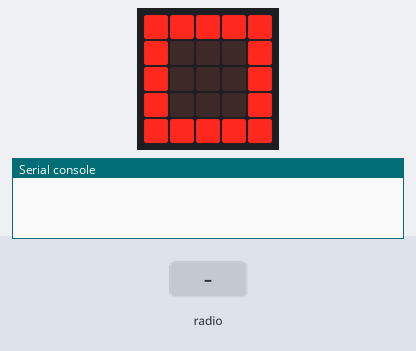
Recording of a program running on a simulated BBC micro:bit (MakeCode). Shown: the board's 5×5 LED display, the last lines printed to the serial console. The test bench sets the inputs (shaded band).

Above: at 1.8 s.
1.9 s: radio message "ok" arrives
At 2.6 s:
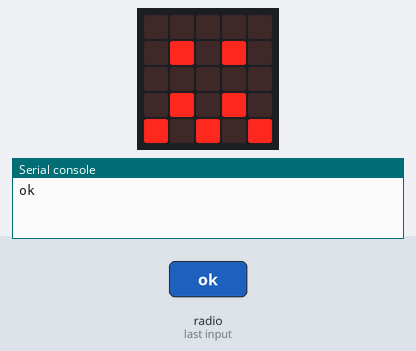
3.4 s: radio message "takeoff" arrives
At 3.7 s:
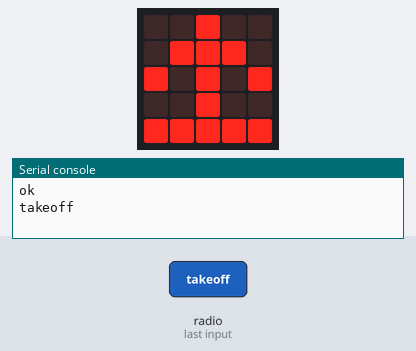
4.9 s: radio message "land" arrives
At 6.1 s:
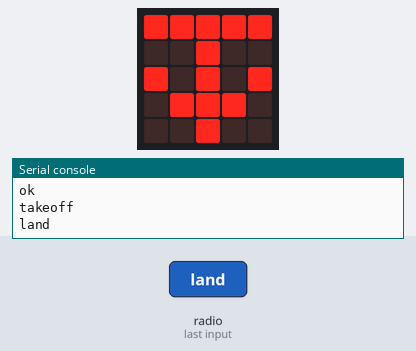
6.4 s: radio message "left" arrives
At 7.2 s:
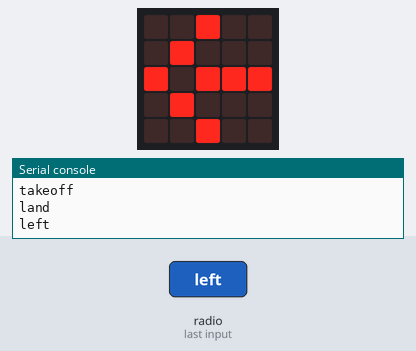
7.9 s: radio message "right" arrives
At 8.4 s:
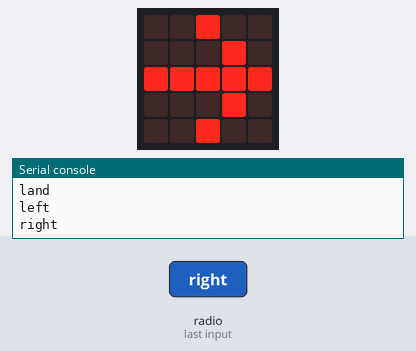
9.4 s: radio message "ccw" arrives
At 10.7 s:
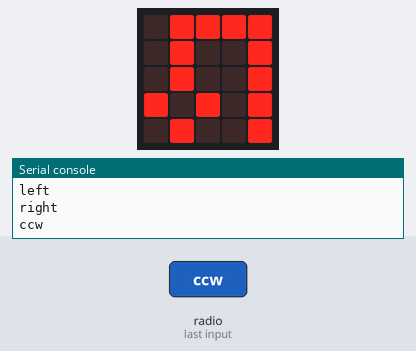
Timing chart, 0 to 11.9 s (numbered marks = the images above; inputs shaded):
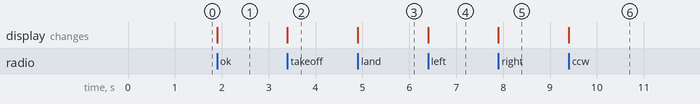

The program:

main.ts
```typescript
serial.onDataReceived(serial.delimiters(Delimiters.NewLine), function () {
    USB_response = serial.readLine()
    if (USB_response.includes("ok")) {
        basic.showIcon(IconNames.Square)
    }
})
radio.onReceivedStringDeprecated(function (receivedString) {
    if (receivedString.includes("&")) {
        point = receivedString.indexOf("&")
        newstring = receivedString.substr(0, point)
        serial.writeString(newstring)
    } else {
        serial.writeLine(receivedString)
        if (receivedString.includes("takeoff")) {
            basic.showLeds(`
                . . # . .
                . # # # .
                # . # . #
                . . # . .
                # # # # #
                `)
        } else if (receivedString.includes("land")) {
            basic.showLeds(`
                # # # # #
                . . # . .
                # . # . #
                . # # # .
                . . # . .
                `)
        } else if (receivedString.includes("left")) {
            basic.showLeds(`
                . . # . .
                . # . . .
                # . # # #
                . # . . .
                . . # . .
                `)
        } else if (receivedString.includes("right")) {
            basic.showLeds(`
                . . # . .
                . . . # .
                # # # # #
                . . . # .
                . . # . .
                `)
        } else if (receivedString.includes("ccw")) {
            basic.showLeds(`
                . # # # #
                . # . . #
                . # . . #
                # . # . #
                . # . . #
                `)
        } else if (receivedString.includes("cw")) {
            basic.showLeds(`
                # # # # .
                # . . # .
                # . . # .
                # . # . #
                # . . # .
                `)
        } else if (receivedString.includes("forward")) {
            basic.showLeds(`
                . . # . .
                . # # # .
                # . # . #
                . . # . .
                . . # . .
                `)
        } else if (receivedString.includes("back")) {
            basic.showLeds(`
                . . # . .
                . . # . .
                # . # . #
                . # # # .
                . . # . .
                `)
        } else if (receivedString.includes("flip")) {
            basic.showLeds(`
                . . # . .
                . # # # .
                # . # . #
                . . # . .
                . # # # .
                `)
        } else if (receivedString.includes("speed")) {
            basic.showLeds(`
                # . # . .
                # # # # .
                # # # # #
                # # # # .
                # . # . .
                `)
        } else if (receivedString.includes("up")) {
            basic.showLeds(`
                . . # . .
                . # # # .
                # # # # #
                . # # # .
                . # # # .
                `)
        } else if (receivedString.includes("down")) {
            basic.showLeds(`
                . # # # .
                . # # # .
                # # # # #
                . # # # .
                . . # . .
                `)
        } else if (receivedString.includes("RC")) {
            basic.showIcon(IconNames.Duck)
        } else if (receivedString.includes("emergency")) {
            basic.showIcon(IconNames.Angry)
        } else {
            basic.showIcon(IconNames.Confused)
        }
    }
})
let newstring = ""
let point = 0
let USB_response = ""
serial.redirect(
SerialPin.USB_TX,
SerialPin.USB_RX,
BaudRate.BaudRate115200
)
radio.setGroup(20)
basic.showIcon(IconNames.Square)
```

test.ts
```typescript
// テストはここに来ます。このパッケージが拡張機能として使用されるときにはコンパイルされません。
```

Measured:
- after the input at 1.9 s, the display: changes at once (image 1)
- after the input at 3.4 s, the display: changes at once (image 2)
- after the input at 4.9 s, the display: changes at once (image 3)
- after the input at 6.4 s, the display: changes at once (image 4)
- after the input at 7.9 s, the display: changes at once (image 5)
- after the input at 9.4 s, the display: changes at once (image 6)
